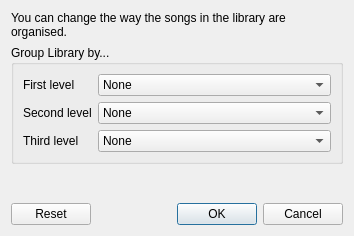
<?xml version="1.0" encoding="UTF-8"?>
<ui version="4.0">
 <class>GroupByDialog</class>
 <widget class="QDialog" name="GroupByDialog">
  <property name="geometry">
   <rect>
    <x>0</x>
    <y>0</y>
    <width>354</width>
    <height>236</height>
   </rect>
  </property>
  <property name="windowTitle">
   <string>Library advanced grouping</string>
  </property>
  <property name="windowIcon">
   <iconset resource="../../data/data.qrc">
    <normaloff>:/icon.png</normaloff>:/icon.png</iconset>
  </property>
  <layout class="QVBoxLayout" name="verticalLayout">
   <item>
    <widget class="QLabel" name="label_4">
     <property name="text">
      <string>You can change the way the songs in the library are organised.</string>
     </property>
     <property name="wordWrap">
      <bool>true</bool>
     </property>
    </widget>
   </item>
   <item>
    <widget class="QGroupBox" name="groupBox">
     <property name="title">
      <string>Group Library by...</string>
     </property>
     <layout class="QFormLayout" name="formLayout">
      <item row="0" column="0">
       <widget class="QLabel" name="label">
        <property name="text">
         <string>First level</string>
        </property>
       </widget>
      </item>
      <item row="0" column="1">
       <widget class="QComboBox" name="first">
        <item>
         <property name="text">
          <string>None</string>
         </property>
        </item>
        <item>
         <property name="text">
          <string>Album</string>
         </property>
        </item>
        <item>
         <property name="text">
          <string>Artist</string>
         </property>
        </item>
        <item>
         <property name="text">
          <string>Album artist</string>
         </property>
        </item>
        <item>
         <property name="text">
          <string>Composer</string>
         </property>
        </item>
        <item>
         <property name="text">
          <string>File type</string>
         </property>
        </item>
        <item>
         <property name="text">
          <string>Genre</string>
         </property>
        </item>
        <item>
         <property name="text">
          <string>Year</string>
         </property>
        </item>
        <item>
         <property name="text">
          <string>Year - Album</string>
         </property>
        </item>
        <item>
         <property name="text">
          <string>Performer</string>
         </property>
        </item>
        <item>
         <property name="text">
          <string>Grouping</string>
         </property>
        </item>
       </widget>
      </item>
      <item row="1" column="0">
       <widget class="QLabel" name="label_2">
        <property name="text">
         <string>Second level</string>
        </property>
       </widget>
      </item>
      <item row="1" column="1">
       <widget class="QComboBox" name="second">
        <item>
         <property name="text">
          <string>None</string>
         </property>
        </item>
        <item>
         <property name="text">
          <string>Album</string>
         </property>
        </item>
        <item>
         <property name="text">
          <string>Artist</string>
         </property>
        </item>
        <item>
         <property name="text">
          <string>Album artist</string>
         </property>
        </item>
        <item>
         <property name="text">
          <string>Composer</string>
         </property>
        </item>
        <item>
         <property name="text">
          <string>File type</string>
         </property>
        </item>
        <item>
         <property name="text">
          <string>Genre</string>
         </property>
        </item>
        <item>
         <property name="text">
          <string>Year</string>
         </property>
        </item>
        <item>
         <property name="text">
          <string>Year - Album</string>
         </property>
        </item>
        <item>
         <property name="text">
          <string>Performer</string>
         </property>
        </item>
        <item>
         <property name="text">
          <string>Grouping</string>
         </property>
        </item>
       </widget>
      </item>
      <item row="2" column="0">
       <widget class="QLabel" name="label_3">
        <property name="text">
         <string>Third level</string>
        </property>
       </widget>
      </item>
      <item row="2" column="1">
       <widget class="QComboBox" name="third">
        <item>
         <property name="text">
          <string>None</string>
         </property>
        </item>
        <item>
         <property name="text">
          <string>Album</string>
         </property>
        </item>
        <item>
         <property name="text">
          <string>Artist</string>
         </property>
        </item>
        <item>
         <property name="text">
          <string>Album artist</string>
         </property>
        </item>
        <item>
         <property name="text">
          <string>Composer</string>
         </property>
        </item>
        <item>
         <property name="text">
          <string>File type</string>
         </property>
        </item>
        <item>
         <property name="text">
          <string>Genre</string>
         </property>
        </item>
        <item>
         <property name="text">
          <string>Year</string>
         </property>
        </item>
        <item>
         <property name="text">
          <string>Year - Album</string>
         </property>
        </item>
        <item>
         <property name="text">
          <string>Performer</string>
         </property>
        </item>
        <item>
         <property name="text">
          <string>Grouping</string>
         </property>
        </item>
       </widget>
      </item>
     </layout>
    </widget>
   </item>
   <item>
    <spacer name="verticalSpacer">
     <property name="orientation">
      <enum>Qt::Vertical</enum>
     </property>
     <property name="sizeHint" stdset="0">
      <size>
       <width>20</width>
       <height>11</height>
      </size>
     </property>
    </spacer>
   </item>
   <item>
    <widget class="QDialogButtonBox" name="button_box">
     <property name="orientation">
      <enum>Qt::Horizontal</enum>
     </property>
     <property name="standardButtons">
      <set>QDialogButtonBox::Cancel|QDialogButtonBox::Ok|QDialogButtonBox::Reset</set>
     </property>
    </widget>
   </item>
  </layout>
 </widget>
 <tabstops>
  <tabstop>first</tabstop>
  <tabstop>second</tabstop>
  <tabstop>third</tabstop>
  <tabstop>button_box</tabstop>
 </tabstops>
 <resources>
  <include location="../../data/data.qrc"/>
 </resources>
 <connections>
  <connection>
   <sender>button_box</sender>
   <signal>accepted()</signal>
   <receiver>GroupByDialog</receiver>
   <slot>accept()</slot>
   <hints>
    <hint type="sourcelabel">
     <x>248</x>
     <y>254</y>
    </hint>
    <hint type="destinationlabel">
     <x>157</x>
     <y>274</y>
    </hint>
   </hints>
  </connection>
  <connection>
   <sender>button_box</sender>
   <signal>rejected()</signal>
   <receiver>GroupByDialog</receiver>
   <slot>reject()</slot>
   <hints>
    <hint type="sourcelabel">
     <x>316</x>
     <y>260</y>
    </hint>
    <hint type="destinationlabel">
     <x>286</x>
     <y>274</y>
    </hint>
   </hints>
  </connection>
 </connections>
</ui>
